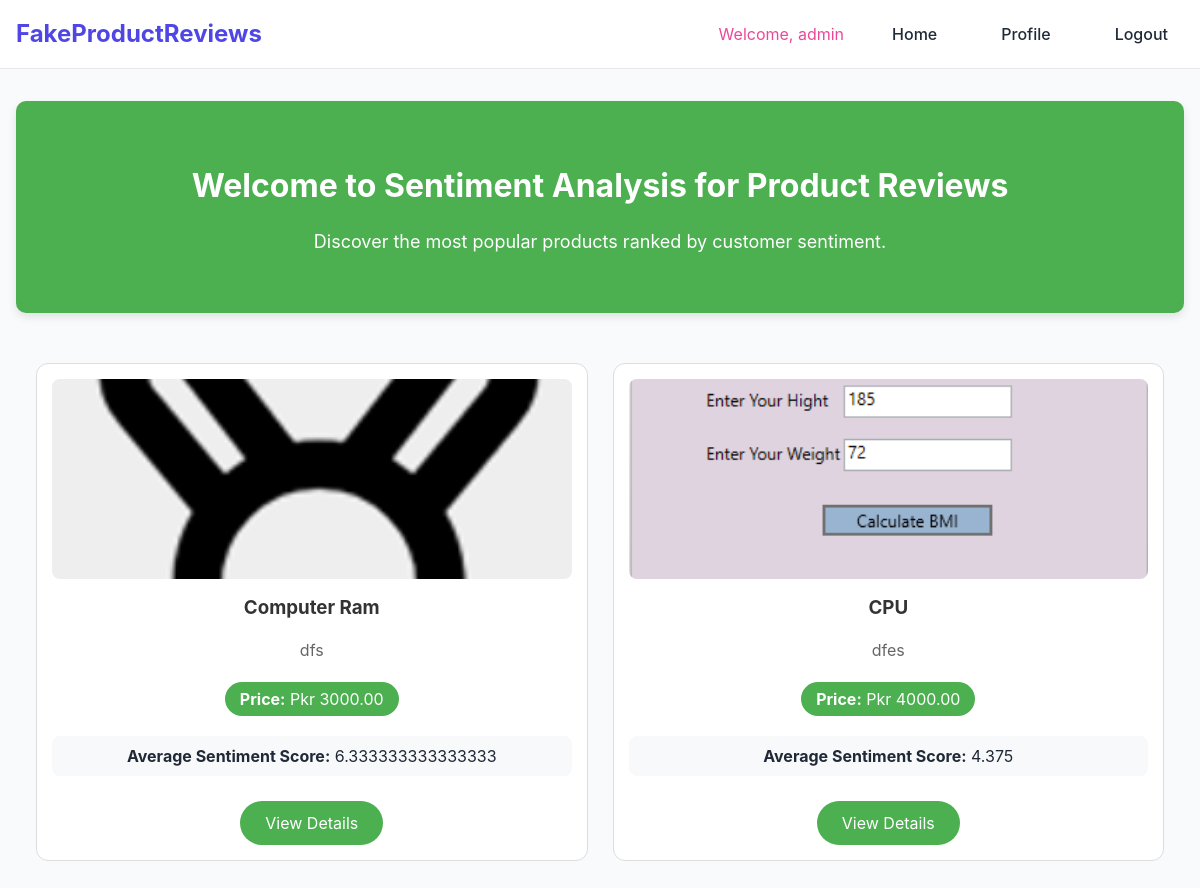
The app's page / (signed in) with its own data.
### myapp/models.py (models this page shows, shortened)
class Product(models.Model):
    productid = models.AutoField(primary_key=True)
    name = models.CharField(max_length=255)  # Renamed from title
    description = models.TextField()
    picture = models.ImageField(upload_to='product_images/', null=True, blank=True)  # New field
    price = models.DecimalField(max_digits=10, decimal_places=2)  # New field
    quantity = models.PositiveIntegerField()  # New field
    added_date = models.DateTimeField(default=timezone.now)

### myapp/views.py (the view)
# urls.py: 2. Add a URL to urlpatterns:  path('', views.home, name='home')
def home(request):
    products = Product.objects.all()
    for product in products:
        total_score = 0
        comment_count = 0
        for comment in product.comments.all():
            total_score += comment.sentiment_score
            comment_count += 1
        if comment_count > 0:
            product.average_sentiment = total_score / comment_count
        else:
            product.average_sentiment = None  # No reviews
    return render(request, 'home.html', {
        'products': products,
    })

### templates/home.html (shortened to what this page needs)
{% extends "base.html" %}
{% block content %}
<div class="hero">
    <h1>Welcome to Sentiment Analysis for Product Reviews</h1>
    <p>Discover the most popular products ranked by customer sentiment.</p>
</div>
<div class="products-list">
    {% for product in products %}
    <div class="product">
        <div class="image-container">
            <img src="{{ product.picture.url }}" alt="{{ product.name }}" class="img-fluid">
        </div>
        <h3>{{ product.name }}</h3>
        <p>{{ product.description }}</p>
        <div class="price-tag">
            <strong>Price:</strong> Pkr {{ product.price }}
        </div>
        <div class="sentiment-score">
            {% if product.average_sentiment %}
                <strong>Average Sentiment Score:</strong> {{ product.average_sentiment }}
            {% else %}
                <strong>Average Sentiment Score:</strong> No reviews yet
            {% endif %}
        </div>
        <a href="{% url 'product_details' product.productid %}" class="btn-primary">View Details</a>
    </div>
    {% empty %}
    <p>No products available.</p>
    {% endfor %}
</div>
{% endblock %}

### templates/base.html (style rules this page uses)
:root { --primary-color: #4f46e5; --primary-hover: #4338ca; --success-color: #22c55e; --error-color: #ef4444; --warning-color: #f59e0b; --text-dark: #1f2937; --text-light: #6b7280; --background-light: #f9fafb; }
body { font-family: 'Inter', system-ui, -apple-system, sans-serif; margin: 0; padding: 0; background-color: var(--background-light); color: var(--text-dark); line-height: 1.5; }

### templates/home.html (style rules this page uses)
.hero { background-color: #4CAF50; color: white; text-align: center; padding: 40px 20px; margin-bottom: 30px; border-radius: 10px; box-shadow: 0 4px 8px rgba(0,0,0,0.1); }
.hero h1 { font-size: 32px; margin-bottom: 15px; }
.hero p { font-size: 18px; }
.products-list { max-width: 1200px; margin: 0 auto; padding: 20px; display: grid; grid-template-columns: repeat(auto-fit, minmax(300px, 1fr)); gap: 25px; }
.product { background-color: white; border: 1px solid #ddd; border-radius: 12px; padding: 15px; text-align: center; transition: transform 0.3s ease; }
.product h3 { color: #333; margin: 15px 0; }
.product p { color: #666; margin: 10px 0; line-height: 1.5; }
.image-container { width: 100%; height: 200px; overflow: hidden; border-radius: 8px; margin-bottom: 15px; }
.img-fluid { width: 100%; height: 100%; object-fit: cover; transition: transform 0.3s ease; }
.price-tag { background-color: #4CAF50; color: white; padding: 5px 15px; border-radius: 20px; display: inline-block; margin: 10px 0; }
.btn-primary { display: inline-block; background-color: #4CAF50; color: white; padding: 10px 25px; text-decoration: none; border-radius: 25px; margin-top: 15px; transition: background-color 0.3s ease; }
.sentiment-score { background-color: #f8f9fa; padding: 8px; border-radius: 8px; margin: 10px 0; }

### records on screen
Product: picture (picture), name "Computer Ram", description "dfs", price "3000.00", average_sentiment "6.333333333333333"
Product: picture (picture), name "CPU", description "dfes", price "4000.00", average_sentiment "4.375"

### other values on screen
{{ request.session.username }} "admin"
